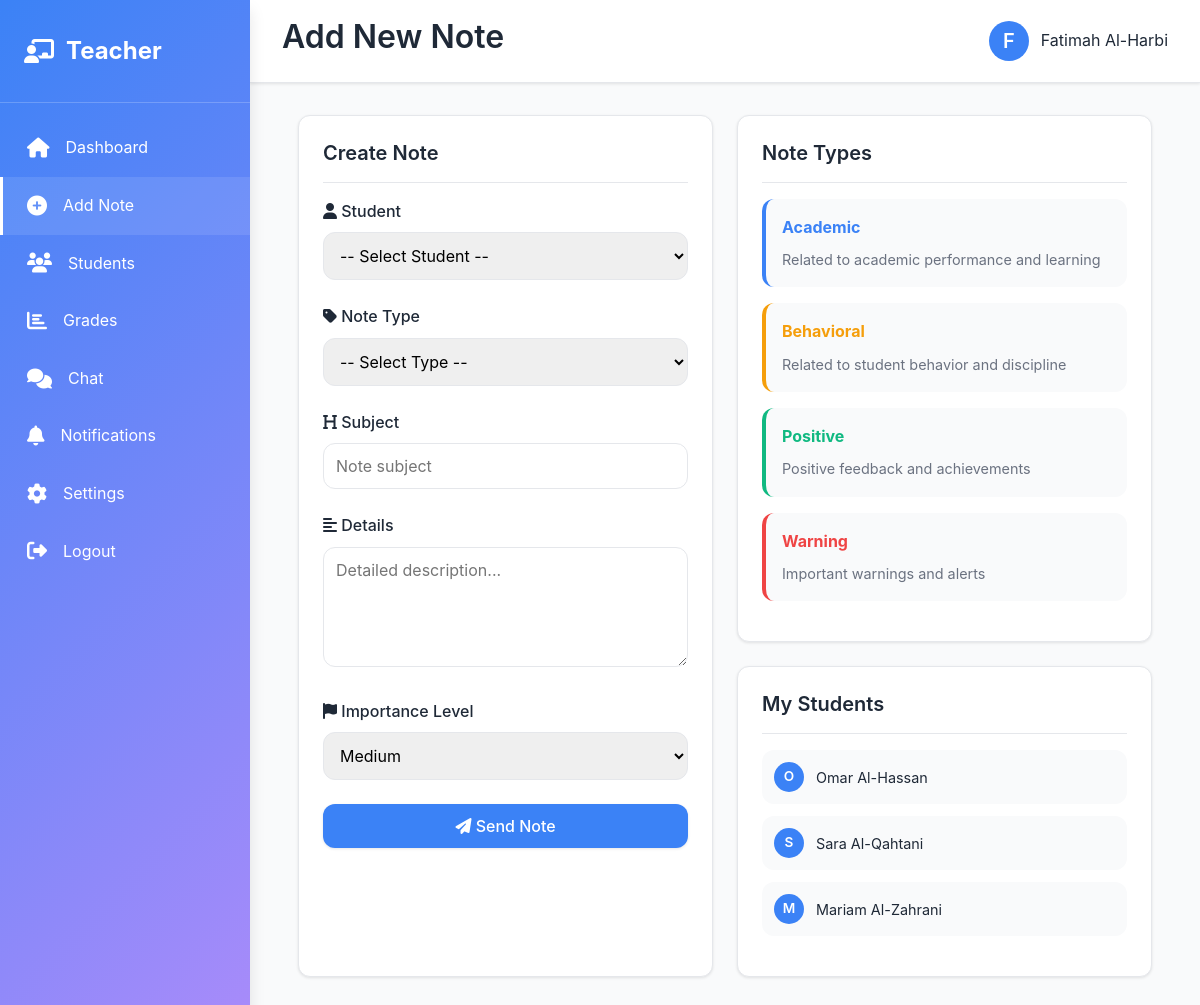
The page /teacher/add_note.php (signed in) on the database its author committed.
### tables this page shows
CREATE TABLE `students` (
  `id` int(11) NOT NULL,
  `user_id` int(11) NOT NULL,
  `student_id` varchar(50) NOT NULL,
  `date_of_birth` date DEFAULT NULL,
  `gender` enum('Male','Female') NOT NULL,
  `class_name` varchar(50) DEFAULT NULL,
  `guardian_id` int(11) DEFAULT NULL,
  `health_info` text DEFAULT NULL,
  `created_at` timestamp NOT NULL DEFAULT current_timestamp()
);

CREATE TABLE `users` (
  `id` int(11) NOT NULL,
  `username` varchar(100) NOT NULL,
  `password` varchar(255) NOT NULL,
  `email` varchar(100) NOT NULL,
  `full_name` varchar(150) NOT NULL,
  `role` enum('admin','teacher','counselor','parent','student') NOT NULL,
  `phone` varchar(20) DEFAULT NULL,
  `profile_picture` varchar(255) DEFAULT NULL,
  `created_at` timestamp NOT NULL DEFAULT current_timestamp(),
  `updated_at` timestamp NOT NULL DEFAULT current_timestamp() ON UPDATE current_timestamp(),
  `is_active` tinyint(4) DEFAULT 1
);

### includes/functions.php (called while the page is built, shortened)
<?php
function getTeacherStudents($teacher_id, $conn) {
    $query = "SELECT DISTINCT s.*, u.full_name, u.email FROM students s
              JOIN users u ON s.user_id = u.id
              WHERE s.class_name IN (
                  SELECT class_assigned FROM teachers WHERE user_id = ?
              )";
    $stmt = $conn->prepare($query);
    $stmt->bind_param("i", $teacher_id);
    $stmt->execute();
    $result = $stmt->get_result();
    $students = [];
    while ($row = $result->fetch_assoc()) {
        $students[] = $row;
    }
    return $students;
}
?>

### teacher/add_note.php (the view, shortened to what this page needs)
<?php
require_once '../includes/db_config.php';
require_once '../includes/functions.php';
$user_id = $_SESSION['user_id'];
$full_name = $_SESSION['full_name'];
$students = getTeacherStudents($user_id, $conn);
?>
<!DOCTYPE html>
<html lang="en">
<head>
    <link rel="stylesheet" href="/student_portal/assets/css/style.css">
    <link rel="stylesheet" href="https://cdnjs.cloudflare.com/ajax/libs/font-awesome/6.4.0/css/all.min.css">
</head>
<body>
    <div class="dashboard-container">
        <aside class="sidebar">
            <div class="sidebar-logo">
                <i class="fa-solid fa-chalkboard-user"></i>
                <span>Teacher</span>
            </div>
            <nav>
                <ul class="sidebar-menu">
                    <li><a href="/student_portal/teacher/dashboard.php"><i class="fas fa-home"></i> Dashboard</a></li>
                    <li><a href="/student_portal/teacher/add_note.php" class="active"><i class="fas fa-plus-circle"></i> Add Note</a></li>
                    <li><a href="/student_portal/teacher/students.php"><i class="fas fa-users"></i> Students</a></li>
                    <li><a href="/student_portal/teacher/grades.php"><i class="fas fa-chart-bar"></i> Grades</a></li>
                    <li><a href="/student_portal/teacher/chat.php"><i class="fas fa-comments"></i> Chat</a></li>
                    <li><a href="/student_portal/teacher/notifications.php"><i class="fas fa-bell"></i> Notifications</a></li>
                    <li><a href="/student_portal/teacher/settings.php"><i class="fas fa-cog"></i> Settings</a></li>
                    <li><a href="/student_portal/logout.php"><i class="fas fa-sign-out-alt"></i> Logout</a></li>
                </ul>
            </nav>
        </aside>
        <div class="main-content">
            <header class="header">
                <div class="header-left">
                    <h2>Add New Note</h2>
                </div>
                <div class="header-right">
                    <div class="user-profile">
                        <div class="profile-picture"><?php echo strtoupper(substr($full_name, 0, 1)); ?></div>
                        <span><?php echo htmlspecialchars($full_name); ?></span>
                    </div>
                </div>
            </header>
            <div class="content">
                <div class="container">
                    <div class="grid grid-2">
                        <div class="card">
                            <div class="card-header">
                                <h3 class="card-title">Create Note</h3>
                            </div>
                            <div class="card-body">
                                <form method="POST">
                                    <div class="form-group">
                                        <label for="student_id">
                                            <i class="fas fa-user"></i> Student
                                        </label>
                                        <select id="student_id" name="student_id" required>
                                            <option value="">-- Select Student --</option>
                                        </select>
                                    </div>
                                    <div class="form-group">
                                        <label for="note_type">
                                            <i class="fas fa-tag"></i> Note Type
                                        </label>
                                        <select id="note_type" name="note_type" required>
                                            <option value="">-- Select Type --</option>
                                        </select>
                                    </div>
                                    <div class="form-group">
                                        <label for="subject">
                                            <i class="fas fa-heading"></i> Subject
                                        </label>
                                        <input type="text" id="subject" name="subject" placeholder="Note subject" required>
                                    </div>
                                    <div class="form-group">
                                        <label for="details">
                                            <i class="fas fa-align-left"></i> Details
                                        </label>
                                        <textarea id="details" name="details" placeholder="Detailed description..." required></textarea>
                                    </div>
                                    <div class="form-group">
                                        <label for="importance_level">
                                            <i class="fas fa-flag"></i> Importance Level
                                        </label>
                                        <select id="importance_level" name="importance_level">
                                            <option value="medium" selected>Medium</option>
                                        </select>
                                    </div>
                                    <button type="submit" class="btn btn-primary" style="width: 100%;">
                                        <i class="fas fa-paper-plane"></i> Send Note
                                    </button>
                                </form>
                            </div>
                        </div>
                        <div>
                            <div class="card" style="margin-bottom: 1.5rem;">
                                <div class="card-header">
                                    <h3 class="card-title">Note Types</h3>
                                </div>
                                <div class="card-body">
                                    <div style="display: flex; flex-direction: column; gap: 1rem;">
                                        <div style="padding: 1rem; background-color: var(--background-color); border-radius: var(--border-radius); border-left: 4px solid var(--primary-color);">
                                            <strong style="color: var(--primary-color);">Academic</strong>
                                            <p style="margin: 0.5rem 0 0 0; font-size: 0.9rem; color: var(--text-light);">Related to academic performance and learning</p>
                                        </div>
                                        <div style="padding: 1rem; background-color: var(--background-color); border-radius: var(--border-radius); border-left: 4px solid var(--warning-color);">
                                            <strong style="color: var(--warning-color);">Behavioral</strong>
                                            <p style="margin: 0.5rem 0 0 0; font-size: 0.9rem; color: var(--text-light);">Related to student behavior and discipline</p>
                                        </div>
                                        <div style="padding: 1rem; background-color: var(--background-color); border-radius: var(--border-radius); border-left: 4px solid var(--success-color);">
                                            <strong style="color: var(--success-color);">Positive</strong>
                                            <p style="margin: 0.5rem 0 0 0; font-size: 0.9rem; color: var(--text-light);">Positive feedback and achievements</p>
                                        </div>
                                        <div style="padding: 1rem; background-color: var(--background-color); border-radius: var(--border-radius); border-left: 4px solid var(--danger-color);">
                                            <strong style="color: var(--danger-color);">Warning</strong>
                                            <p style="margin: 0.5rem 0 0 0; font-size: 0.9rem; color: var(--text-light);">Important warnings and alerts</p>
                                        </div>
                                    </div>
                                </div>
                            </div>
                            <div class="card">
                                <div class="card-header">
                                    <h3 class="card-title">My Students</h3>
                                </div>
                                <div class="card-body">
                                    <div style="display: flex; flex-direction: column; gap: 0.75rem;">
                                        <?php foreach (array_slice($students, 0, 5) as $student): ?>
                                            <div style="padding: 0.75rem; background-color: var(--background-color); border-radius: var(--border-radius); display: flex; align-items: center; gap: 0.75rem;">
                                                <div style="width: 30px; height: 30px; border-radius: 50%; background-color: var(--primary-color); color: white; display: flex; align-items: center; justify-content: center; font-size: 0.85rem; font-weight: 600;">
                                                    <?php echo strtoupper(substr($student['full_name'], 0, 1)); ?>
                                                </div>
                                                <span style="font-size: 0.9rem;"><?php echo htmlspecialchars($student['full_name']); ?></span>
                                            </div>
                                        <?php endforeach; ?>
                                    </div>
                                </div>
                            </div>
                        </div>
                    </div>
                </div>
            </div>
        </div>
    </div>
</body>
</html>

### assets/css/style.css (style rules this page uses)
:root { --primary-color: #3B82F6; --secondary-color: #A78BFA; --background-color: #F9FAFB; --text-color: #1F2937; --text-light: #6B7280; --border-color: #E5E7EB; --success-color: #10B981; --warning-color: #F59E0B; --danger-color: #EF4444; --shadow: 0 1px 3px rgba(0, 0, 0, 0.1); --shadow-md: 0 4px 6px rgba(0, 0, 0, 0.1); --shadow-lg: 0 10px 15px rgba(0, 0, 0, 0.1); --border-radius: 12px; --transition: all 0.3s ease; }
* { margin: 0; padding: 0; box-sizing: border-box; }
html, body { height: 100%; }
body { font-family: 'Poppins', -apple-system, BlinkMacSystemFont, 'Segoe UI', sans-serif; background-color: var(--background-color); color: var(--text-color); line-height: 1.6; }
h1, h2, h3, h4, h5, h6 { font-weight: 600; line-height: 1.3; margin-bottom: 0.5rem; }
h2 { font-size: 2rem; }
h3 { font-size: 1.5rem; }
p { margin-bottom: 1rem; color: var(--text-light); }
a { color: var(--primary-color); text-decoration: none; transition: var(--transition); }
.btn { display: inline-block; padding: 0.75rem 1.5rem; border: none; border-radius: var(--border-radius); font-size: 1rem; font-weight: 500; cursor: pointer; transition: var(--transition); text-align: center; text-decoration: none; font-family: inherit; }
.btn-primary { background-color: var(--primary-color); color: white; box-shadow: var(--shadow); }
.form-group { margin-bottom: 1.5rem; }
label { display: block; margin-bottom: 0.5rem; font-weight: 500; color: var(--text-color); }
input[type="text"], input[type="email"], input[type="password"], input[type="number"], input[type="date"], input[type="datetime-local"], select, textarea { width: 100%; padding: 0.75rem; border: 1px solid var(--border-color); border-radius: var(--border-radius); font-family: inherit; font-size: 1rem; transition: var(--transition); }
textarea { resize: vertical; min-height: 120px; }
.card { background-color: white; border-radius: var(--border-radius); box-shadow: var(--shadow); padding: 1.5rem; transition: var(--transition); border: 1px solid var(--border-color); }
.card-header { display: flex; justify-content: space-between; align-items: center; margin-bottom: 1rem; padding-bottom: 1rem; border-bottom: 1px solid var(--border-color); }
.card-title { font-size: 1.25rem; font-weight: 600; margin: 0; }
.card-body { margin-bottom: 1rem; }
.dashboard-container { display: flex; height: 100vh; overflow: hidden; }
.sidebar { width: 250px; background: linear-gradient(135deg, var(--primary-color) 0%, var(--secondary-color) 100%); color: white; padding: 2rem 0; overflow-y: auto; box-shadow: var(--shadow-lg); position: fixed; height: 100vh; left: 0; top: 0; z-index: 1000; }
.sidebar-logo { padding: 0 1.5rem 2rem; display: flex; align-items: center; gap: 0.75rem; font-size: 1.5rem; font-weight: 700; margin-bottom: 1rem; border-bottom: 1px solid rgba(255, 255, 255, 0.2); }
.sidebar-menu { list-style: none; }
.sidebar-menu li { margin: 0; }
.sidebar-menu a { display: flex; align-items: center; gap: 1rem; padding: 1rem 1.5rem; color: white; text-decoration: none; transition: var(--transition); border-left: 3px solid transparent; }
.sidebar-menu a:hover, .sidebar-menu a.active { background-color: rgba(255, 255, 255, 0.1); border-left-color: white; }
.sidebar-menu i { font-size: 1.25rem; }
.main-content { margin-left: 250px; flex: 1; display: flex; flex-direction: column; overflow: hidden; }
.header { background-color: white; border-bottom: 1px solid var(--border-color); padding: 1rem 2rem; display: flex; justify-content: space-between; align-items: center; box-shadow: var(--shadow); }
.header-left { display: flex; align-items: center; gap: 1rem; }
.header-right { display: flex; align-items: center; gap: 1.5rem; }
.user-profile { display: flex; align-items: center; gap: 0.75rem; }
.profile-picture { width: 40px; height: 40px; border-radius: 50%; background-color: var(--primary-color); display: flex; align-items: center; justify-content: center; color: white; font-weight: 600; font-size: 1.25rem; }
.content { flex: 1; overflow-y: auto; padding: 2rem; }
.container { max-width: 1200px; margin: 0 auto; padding: 0 1rem; }
.grid { display: grid; gap: 1.5rem; }
.grid-2 { grid-template-columns: repeat(auto-fit, minmax(300px, 1fr)); }

### rows shown on the page
students: user.full_name "O", user.full_name "Omar Al-Hassan"
students: user.full_name "S", user.full_name "Sara Al-Qahtani"
students: user.full_name "M", user.full_name "Mariam Al-Zahrani"

### other values the page prints
substr($full_name, 0, 1) "F"
$full_name "Fatimah Al-Harbi"
